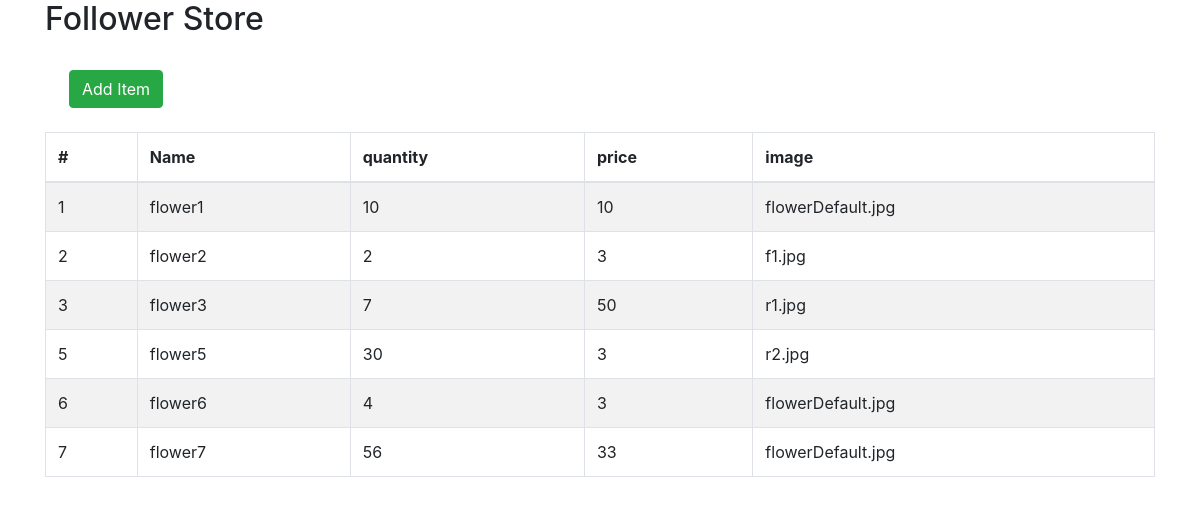
The app's page /index2.php with its own data.
### tables this page shows
CREATE TABLE `flowerstocks` (
  `id` int(11) NOT NULL,
  `name` varchar(30) NOT NULL,
  `quantity` int(11) NOT NULL DEFAULT '0',
  `price` int(11) NOT NULL DEFAULT '0',
  `image` varchar(255) NOT NULL DEFAULT 'flowerDefault.jpg'
);

### index2.php (the view, shortened to what this page needs)
<!DOCTYPE html>
<html lang="en">
<head>
    <?php include_once 'style.php'; ?>
</head>
<body>
    <div class="wrapper">
        <div class="container">
            <div class="row">
                <div class="col-md-12">
                    <div class="page-header clearfix">
                        <h2 class="pull-left">Follower Store</h2>
                        <a href="create.php" class="btn btn-success pull-right m-4">Add Item</a>
                    </div>
                    <?php
                    require_once 'config.php';
                    $sql = "SELECT * FROM flowerstocks";
                    if($result = mysqli_query($link, $sql)){
                        if(mysqli_num_rows($result) > 0){
                            echo "<table class='table table-bordered table-striped'>";
                                echo "<thead>";
                                    echo "<tr>";
                                        echo "<th>#</th>";
                                        echo "<th>Name</th>";
                                        echo "<th>quantity</th>";
                                        echo "<th>price	</th>";
                                        echo "<th>image	</th>";
                                    echo "</tr>";
                                echo "</thead>";
                                echo "<tbody>";
                                while($row = mysqli_fetch_array($result)){
                                    echo "<tr>";
                                        echo "<td>" . $row['id'] . "</td>";
                                        echo "<td>" . $row['name'] . "</td>";
                                        echo "<td>" . $row['quantity'] . "</td>";
                                        echo "<td>" . $row['price'] . "</td>";
                                        echo "<td>" . $row['image'] . "</td>";
                                    echo "</tr>";
                                }
                                echo "</tbody>";
                            echo "</table>";
                        } else{
                            echo "<p class='lead'><em>No records were found.</em></p>";
                        }
                    } else{
                        echo "ERROR: Could not able to execute $sql. " . mysqli_error($link);
                    }
                    ?>
                </div>
            </div>
        </div>
    </div>
</body>
</html>

### style.php (shortened to what this page needs)
<link rel="stylesheet" href="https://maxcdn.bootstrapcdn.com/bootstrap/4.0.0/css/bootstrap.min.css">
<link rel="stylesheet" href="https://use.fontawesome.com/releases/v5.8.2/css/all.css">

### records on screen
flowerstocks: id "1", name "flower1", quantity "10", price "10", image "flowerDefault.jpg"
flowerstocks: id "2", name "flower2", quantity "2", price "3", image "f1.jpg"
flowerstocks: id "3", name "flower3", quantity "7", price "50", image "r1.jpg"
flowerstocks: id "5", name "flower5", quantity "30", price "3", image "r2.jpg"
flowerstocks: id "6", name "flower6", quantity "4", price "3", image "flowerDefault.jpg"
flowerstocks: id "7", name "flower7", quantity "56", price "33", image "flowerDefault.jpg"
